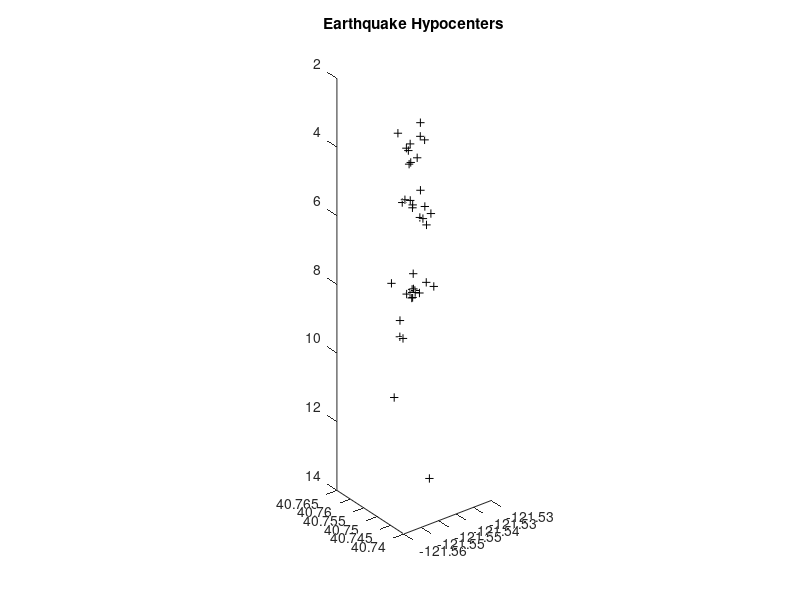

This chart was generated by the following MATLAB code:
%Matlab Practical 8
%Zach Vig

clearvars;
clear;

%q1.1
load swarm_catalog_NC.mat

%q1.2
index_123 = swarm_index==123;
lats = swarm_quake(index_123,7);
lons = swarm_quake(index_123,8);
depth = swarm_quake(index_123,9);
figure(1);
plot3(lons,lats,depth,'k+'); set(gca,'zdir','reverse');title('Earthquake Hypocenters');

km_deglat = 111;
km_deglong = 111;

a1 = 1/km_deglong; %km/degree of longitude
a2 = 1/km_deglat; %km/degree of latitude
a3 = 1; %km
daspect([a1 a2 a3]);

%q1.3
%{
    Linear...
%}

%q1.4
lats_km_norm = (lats-mean(lats)) .* km_deglong;
longs_km_norm = (lons-mean(lons)) .* km_deglong;
dep_norm = depth-mean(depth);

%q1.5
C = cov([lats_km_norm longs_km_norm dep_norm]);
eig(C)

%q1.6 swarm 170...

%q2.1 etc...